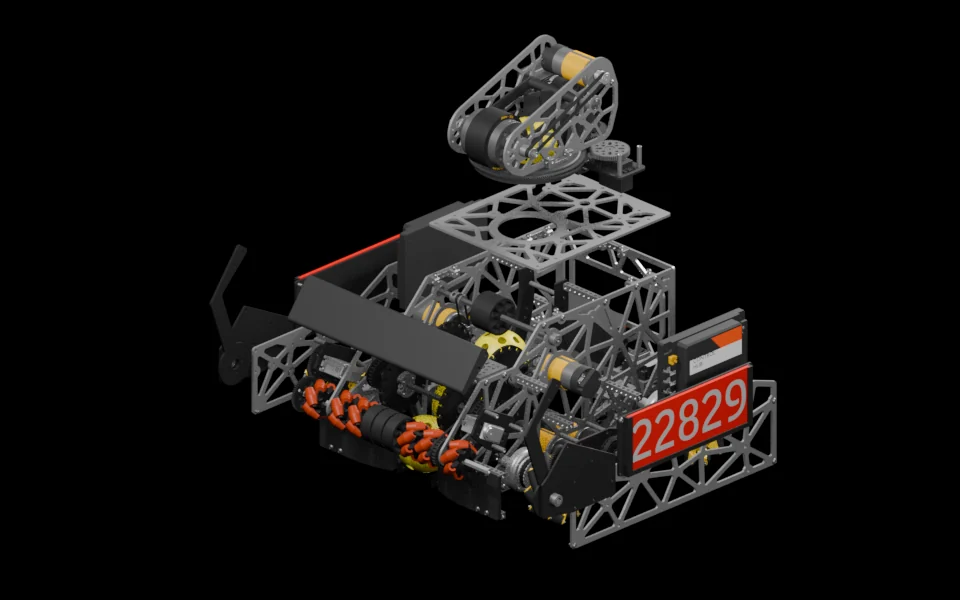
#> input picture assets/about-robot-build-start.webp, 960 x 600 px, given in place of botsquared-logo.png, which was not available
$ python prepare-web-media.py
#> lines starting #> are read from the running program, lines starting #| are printed output that depends on the picture
"""Generate the published media from the original images and robot renders."""

from pathlib import Path
import subprocess
from tempfile import TemporaryDirectory

from PIL import Image


ASSETS = Path(__file__).resolve().parents[1] / 'assets'


def webp(output, filename, widths=(), *, quality=86, lossless=False):
#> called with filename = 'botsquared-logo.png', widths = (96, 288), quality = 86, lossless = True
    source = ASSETS / filename
    with Image.open(source) as original:
#> original is the input picture: PIL image 960x600 RGB; mean R, G, B 19.4, 17.2, 16.3
        options = {'quality': quality, 'method': 6, 'lossless': lossless}
        if original.info.get('icc_profile'):
            options['icc_profile'] = original.info['icc_profile']
        image = original.convert('RGBA' if original.has_transparency_data else 'RGB')
        if not widths:
            image.save(output / f'{source.stem}.webp', **options)
        for width in widths:
            height = round(image.height * width / image.width)
            resized = image.resize((width, height), Image.Resampling.LANCZOS)
            resized.save(output / f'{source.stem}-{width}.webp', **options)
#> this loop made 2 passes
#> pass 2, in webp, `resized = image.resize((width, height), Image.Resampling.LANCZOS)`:
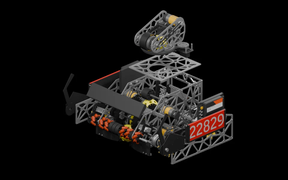
#> resized: PIL image 288x180 RGB; mean R, G, B 19.4, 17.3, 16.4


def about_video(output):
    subprocess.run([
        'ffmpeg', '-nostdin', '-hide_banner', '-loglevel', 'error', '-y',
        '-i', str(ASSETS / 'about-robot.mp4'), '-an', '-c:v', 'libx264', '-preset', 'medium',
        '-crf', '20', '-pix_fmt', 'yuv420p', '-g', '6',
        '-sc_threshold', '0', '-color_range', 'tv', '-colorspace', 'bt709',
        '-color_primaries', 'bt709', '-color_trc', 'bt709', '-movflags', '+faststart',
        str(output / 'about-robot-web.mp4'),
    ], check=True)


def prepare_media(output):
    webp(output, 'botsquared-logo.png', (96, 288), lossless=True)
    webp(output, 'first-tech-challenge-logo.png', (528,), lossless=True)
#> call 2 of webp, with filename = 'first-tech-challenge-logo.png', widths = (528,), quality = 86, lossless = True
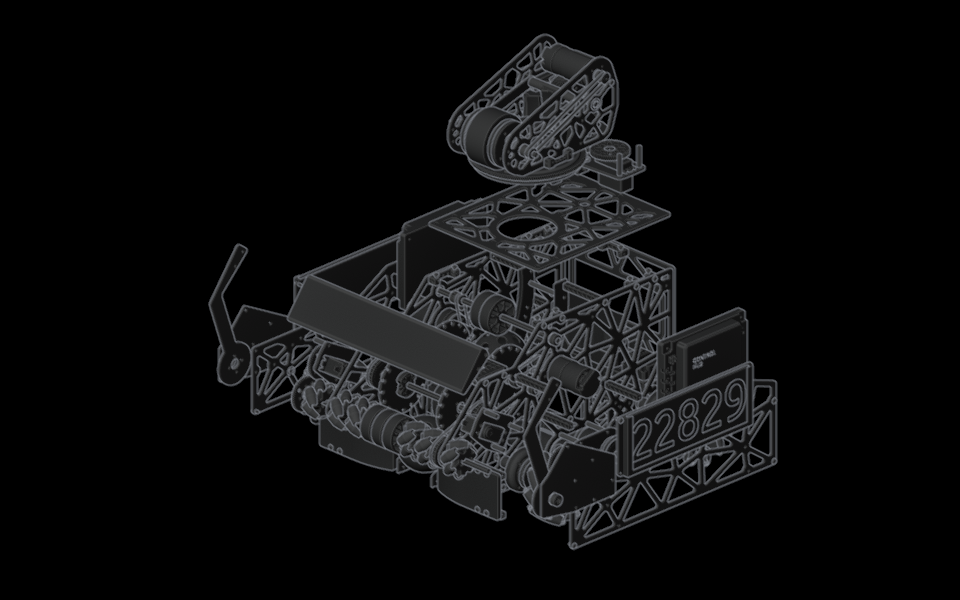
#> input picture assets/about-robot-sketch.webp, 960 x 600 px, given in place of first-tech-challenge-logo.png, which was not available
#> in webp, original is the input picture: PIL image 960x600 RGB; mean R, G, B 12.4, 12.7, 13.1
    webp(output, 'team-group.png', (640, 1210))
#> call 3 of webp, with filename = 'team-group.png', widths = (640, 1210), quality = 86, lossless = False
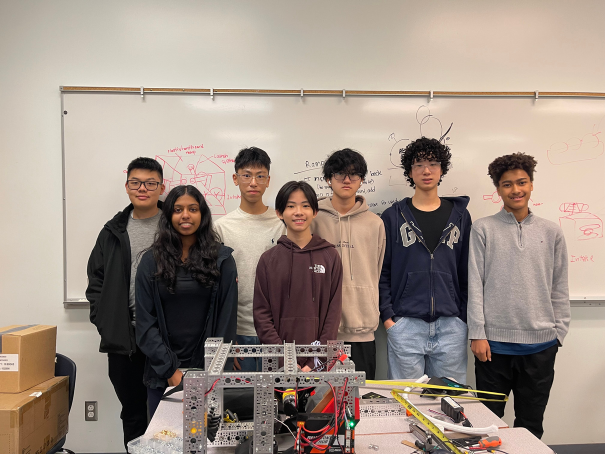
#> input picture assets/team-group.png, 1210 x 908 px (shown at 1/2 size)
#> in webp, original is the input picture: PIL image 1210x908 RGB; mean R, G, B 159, 144.5, 133.8
#> the loop in webp (call 3), `for width in widths:` made 2 passes
#> pass 1, in webp (call 3), `resized = image.resize((width, height), Image.Resampling.LANCZOS)`:
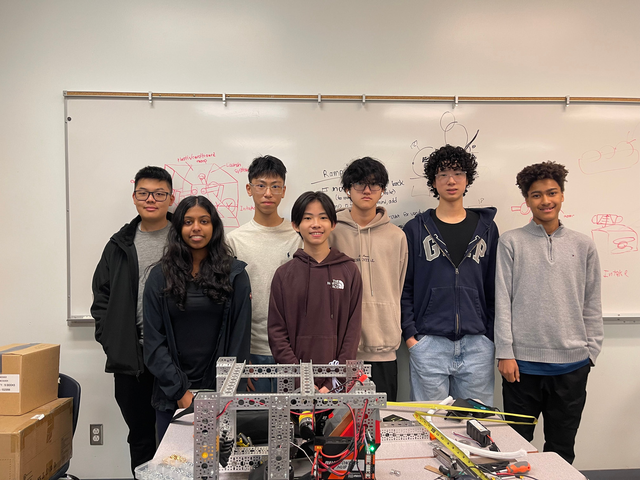
#> resized: PIL image 640x480 RGB; mean R, G, B 159, 144.5, 133.8
    webp(output, 'robot-front-2026.jpg', (720, 1200, 2400), quality=88)
#> call 4 of webp, with filename = 'robot-front-2026.jpg', widths = (720, 1200, 2400), quality = 88, lossless = False
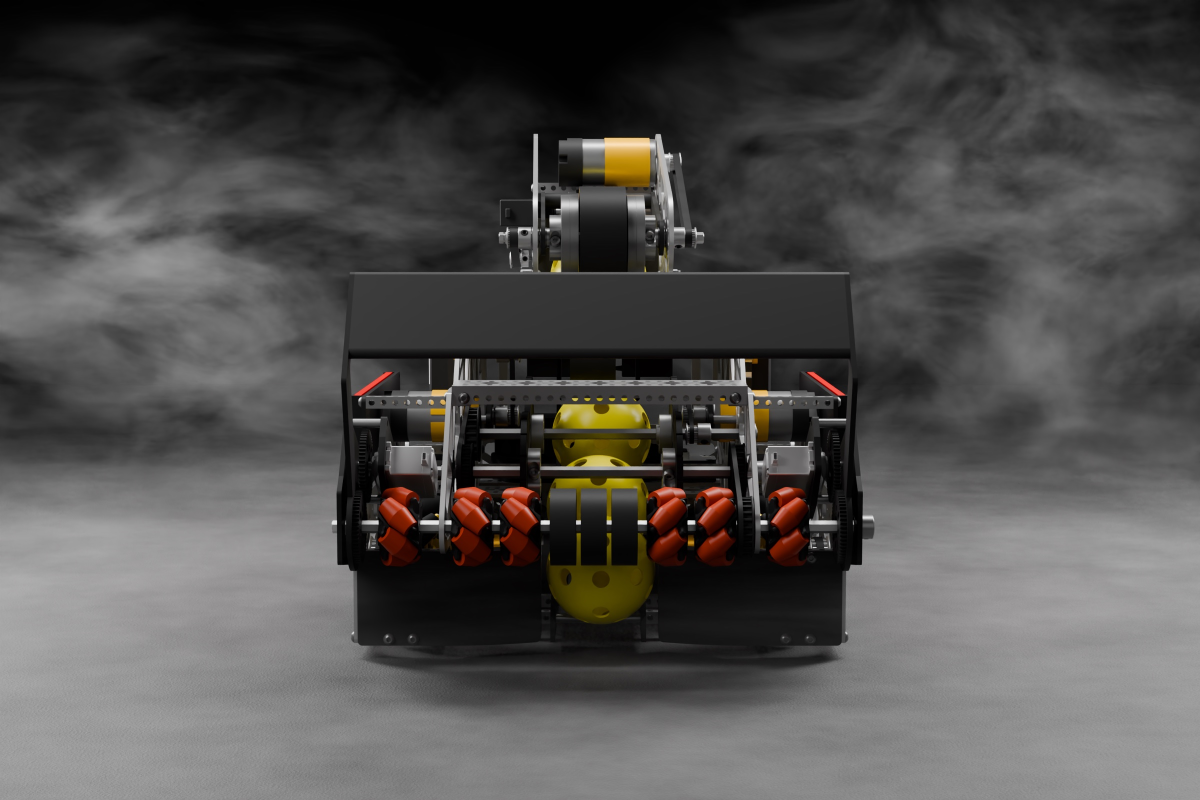
#> input picture assets/robot-front-2026.jpg, 2400 x 1600 px (shown at 1/2 size)
#> in webp, original is the input picture: PIL image 2400x1600 RGB; mean R, G, B 81, 79.3, 77.7
#> the loop in webp (call 4), `for width in widths:` made 3 passes
#> pass 1, in webp (call 4), `resized = image.resize((width, height), Image.Resampling.LANCZOS)`:
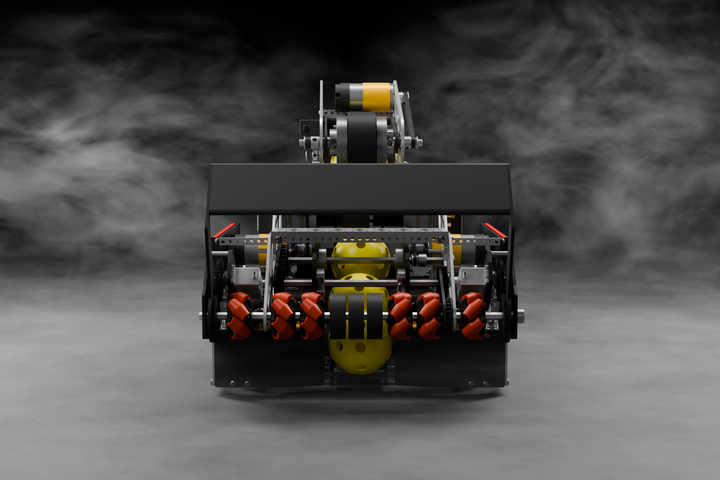
#> resized: PIL image 720x480 RGB; mean R, G, B 81, 79.3, 77.7

    for filename in ('award-finalist-alliance.png', 'award-reach.png', 'award-bc-championships.png'):
        webp(output, filename, (640, 1024))
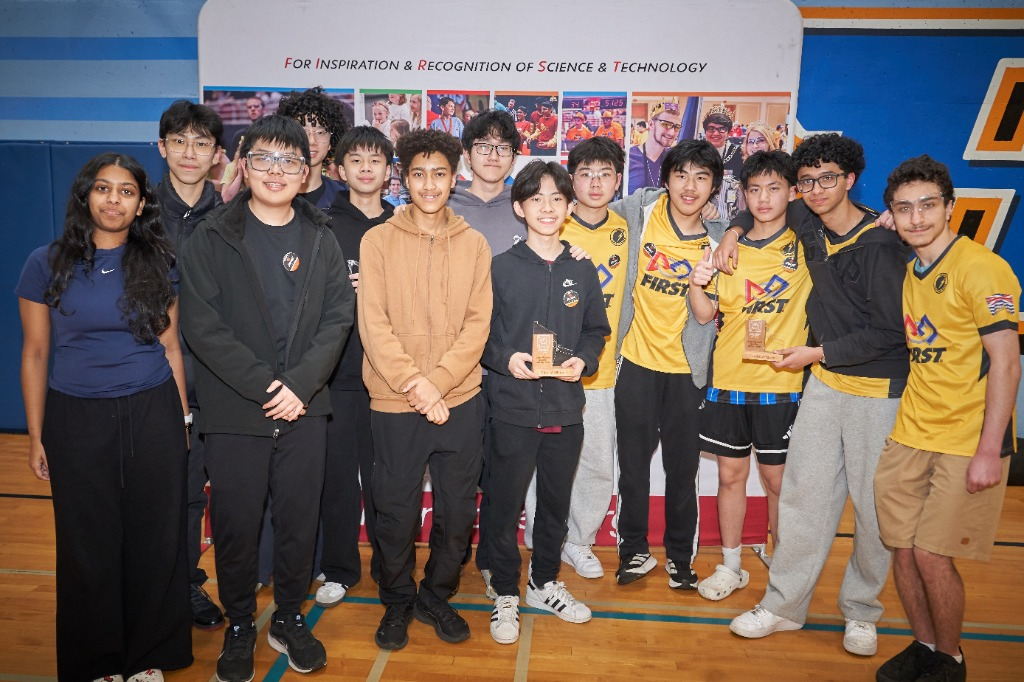
#> input picture assets/award-finalist-alliance.png, 1024 x 682 px
#> in webp, original is the input picture: PIL image 1024x682 RGB; mean R, G, B 116, 101.1, 93.7
    for filename in ('robot-decode-2026-cutout.png', 'robot-cdc-2025-cutout.png', 'robot-cdc-2026-v5-cutout.png'):
#> (the run stopped early here; a loop or call above may not have finished)
